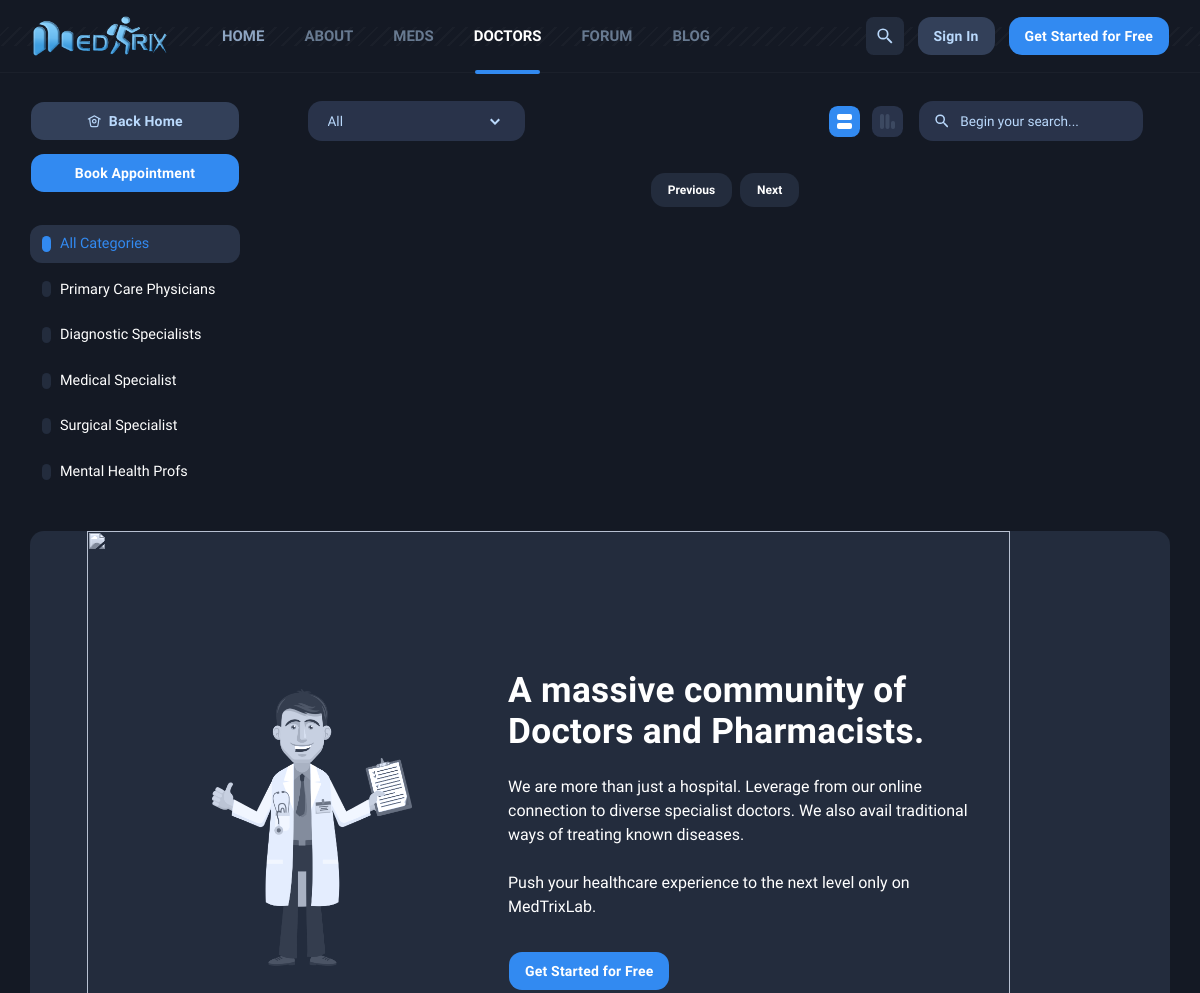
/specialists.php (upper part), run on an earlier commit of the app's database.
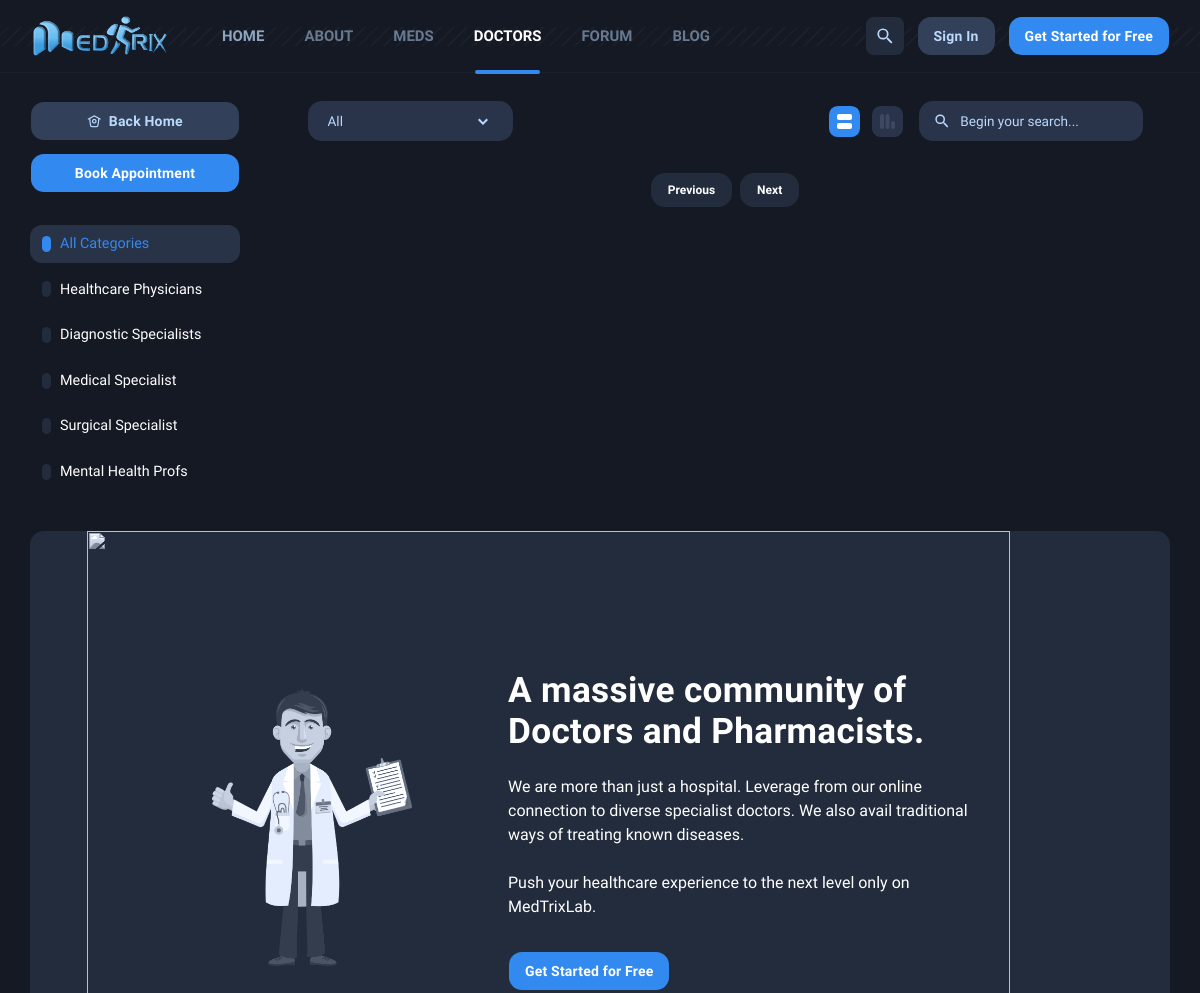
And on a later commit of the database.
### tables this page shows
CREATE TABLE `doc_category` (
  `cat_id` int(11) NOT NULL,
  `category` varchar(200) NOT NULL,
  `desc` text NOT NULL
);

### specialists.php (the view, shortened to what the changed rows need)
<?php
include("include/config.php");
?>
<html lang="en" style="--vh: 8.47px;">
<head>
<link rel="stylesheet" href="assets/css/app-6T.css">
<link rel="stylesheet" href="assets/css/app-CD2.css">
<link rel="stylesheet" href="assets/css/app-C_13nmBj.css">
<link rel="stylesheet" href="assets/css/RadialProgressBar.css">
<link rel="stylesheet" href="assets/css/EpisodeListItem.css">
<link rel="stylesheet" href="assets/css/Layout-9.css">
<link rel="stylesheet" href="assets/css/Header-H.css">
<link rel="stylesheet" href="assets/css/LazyImg-7.css">
<link id="skin-default" rel="stylesheet" href="assets/css/ni-icons.css">
<link rel="stylesheet" href="assets/css/nprogress.min.css">
</head>
<body class="leading-normal">
<div id="root" class="page w-screen page-dark">
<div>
<main>
<?php
include "include/header.php";
?>
<div id="forum" class="wrapper dark text-white mt-5">
<div class="section pt-0 md:pt-2">
<div>
<div id="forum-wrapper" class="mx-auto flex flex-col-reverse justify-between md:flex-row lg:gap-x-10 max-w-[1400px]">
<aside class="hidden flex-none lg:sticky lg:block lg:self-start" style="width: 210px; top: 40px;">
<div class="lg:sticky lg:text-center">
<ul class="hide-scrollbar flex flex-col gap-y-2 mobile:hidden lg:max-h-[80vh] lg:overflow-y-auto text-white">
<?php
$stmt=$pdo->prepare("SELECT * FROM doc_category");
$stmt->execute();
$docCats=$stmt->fetchAll();
foreach($docCats as $cat){
?>
<li class="list-none">
<a class="font-none selectCat group flex items-center rounded-[12px] px-3 py-2 text-left text-sm hover:bg-card-700 hover:text-blue-400 text-white" href="javascript:void(0)" data-category="<?php echo intval($cat["cat_id"]);?>">
<span aria-hidden="true" class="sel sel<?php echo intval($cat["cat_id"]);?> inline-block h-[16px] rounded-xl group-hover:scale-y-125 group-hover:bg-blue-400 bg-card-600" style="transition: transform 0.3s 0.1s, background-color 0.3s; margin-right: 9px; width: 9px;"></span>
<?php echo htmlspecialchars($cat["category"]);?></a>
</li>
<?php }?>
</ul>
</div>
</aside>
</div>
</div>
</div>
</div>
</main>
</div>
</body>
</html>

What changed in the data, as far as the page shows it:
changed doc_category: category "Primary Care Physicians" → "Healthcare Physicians"
